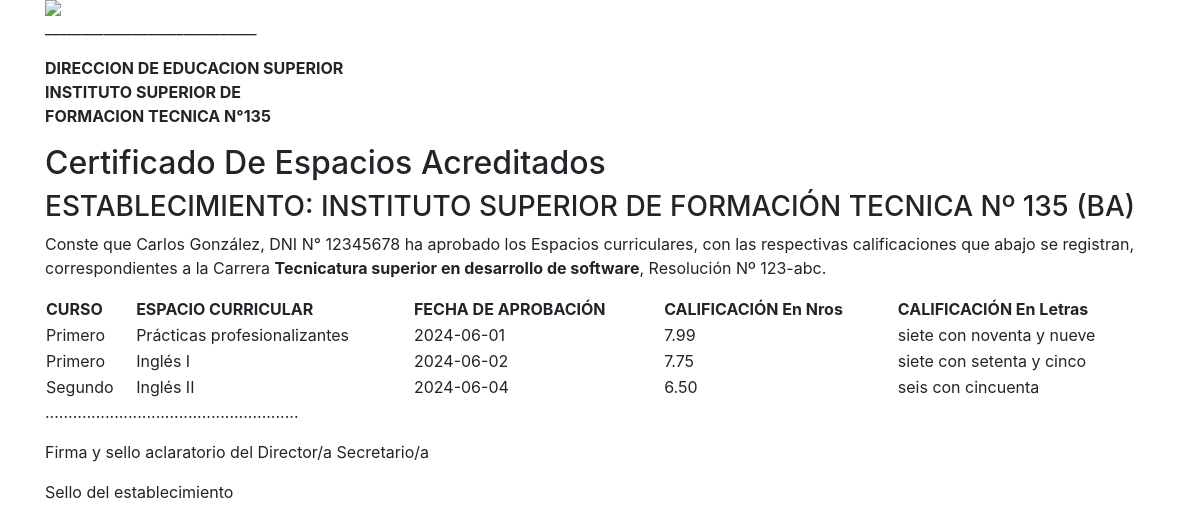
Page /certificados/Cert_Espacios_Acreditados.php (signed in) on the earlier database version.
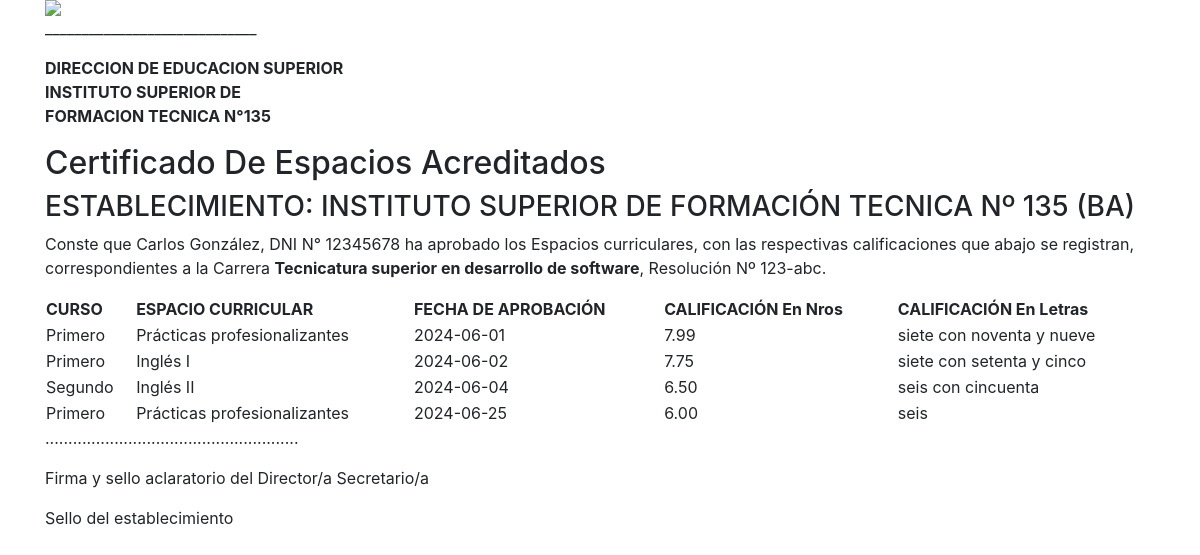
Same page on the later database version.
### tables this page shows
CREATE TABLE `finales` (
  `id_final` int(11) NOT NULL,
  `id_estudiante` int(11) NOT NULL,
  `id_tecnicatura` int(11) NOT NULL,
  `id_materia` int(11) NOT NULL,
  `fecha` date NOT NULL,
  `nota` decimal(5,2) NOT NULL
);

CREATE TABLE `materias` (
  `id_Materia` int(11) NOT NULL,
  `Materia` varchar(30) NOT NULL,
  `IdTec` int(11) NOT NULL,
  `AnioCursada` varchar(15) NOT NULL,
  `Estado` tinyint(4) NOT NULL DEFAULT 1,
  `IdCorrelativas` int(11) DEFAULT NULL,
  `FechaMod` timestamp NOT NULL DEFAULT current_timestamp()
);

### sesion.php (called while the page is built, shortened)
<?php
function getIdEstudiante() {
    return isset($_SESSION['id_estudiante']) ? $_SESSION['id_estudiante'] : null;
}
?>

### certificados/Cert_Espacios_Acreditados.php (the view, shortened to what the changed rows need)
<?php
include("../sesion.php");
include '../sql/conexion.php';
$id_estudiante = getIdEstudiante();
$id_tecnicatura = null;
$sql_tecnicatura = "
    SELECT id_Tecnicatura
    FROM estudiante_tecnicatura
    WHERE id_estudiante = $id_estudiante
";
if ($resultado_tecnicatura = $mysqli->query($sql_tecnicatura)) {
    if ($fila_tecnicatura = $resultado_tecnicatura->fetch_assoc()) {
        $id_tecnicatura = $fila_tecnicatura['id_Tecnicatura'];
    }
} else {
    echo "Error en la consulta de tecnicatura: " . $mysqli->error;
}
$resultados = array();
$sql = "
    SELECT
        e.nombre,
        e.apellido,
        e.dni_numero,
        m.AnioCursada AS AnioCurso,
        m.Materia,
        f.fecha,
        f.nota,
        t.nombreTec AS tecnicatura,
        t.Resolucion AS resolucion
    FROM
        estudiantes e
    JOIN
        estudiante_tecnicatura et ON e.id_estudiante = et.id_estudiante
    JOIN
        materias m ON et.id_Tecnicatura = m.IdTec
    JOIN
        finales f ON f.id_estudiante = e.id_estudiante
        AND f.id_tecnicatura = m.IdTec AND f.id_materia = m.id_Materia
    JOIN
        tecnicaturas t ON t.id_Tecnicatura = et.id_Tecnicatura
    WHERE
        e.id_estudiante = $id_estudiante AND et.id_Tecnicatura = $id_tecnicatura
";
if ($resultado = $mysqli->query($sql)) {
    while ($fila = $resultado->fetch_assoc()) {
        $notaTexto = convertirNumeroATexto($fila['nota']);
        $resultados[] = array(
            'AnioCurso' => $fila['AnioCurso'],
            'Materia' => $fila['Materia'],
            'fecha' => $fila['fecha'],
            'nota' => $fila['nota'],
            'notaTexto' => $notaTexto
        );
    }
} else {
    echo "Error en la consulta: " . $mysqli->error;
}
function convertirNumeroATexto($nota) {
    $numeros = array(
        'cero', 'uno', 'dos', 'tres', 'cuatro', 'cinco',
        'seis', 'siete', 'ocho', 'nueve', 'diez', 'once',
        'doce', 'trece', 'catorce', 'quince', 'dieciséis',
        'diecisiete', 'dieciocho', 'diecinueve'
    );
    $decenas = array(
        2 => 'veinte', 3 => 'treinta', 4 => 'cuarenta',
        5 => 'cincuenta', 6 => 'sesenta', 7 => 'setenta',
        8 => 'ochenta', 9 => 'noventa'
    );
    $partes = explode('.', $nota);
    $entero = intval($partes[0]);
    $decimal = isset($partes[1]) ? str_pad($partes[1], 2, '0', STR_PAD_RIGHT) : '00';
    $texto = isset($numeros[$entero]) ? $numeros[$entero] : 'número no soportado';
    if ($decimal === '00') {
        return $texto;
    }
    $decena = intval($decimal[0]);
    $unidad = intval($decimal[1]);
    if ($decena === 0) {
        $texto .= ' con ' . $numeros[$unidad];
    } elseif ($decena === 1) {
        $texto .= ' con ' . $numeros[10 + $unidad];
    } elseif ($decena >= 2) {
        $texto .= ' con ' . $decenas[$decena];
        if ($unidad > 0) {
            $texto .= ($decena == 2 && $unidad == 1 ? 'i' : ' y ') . $numeros[$unidad];
        }
    }
    return $texto;
}
?>
<!DOCTYPE HTML PUBLIC "-//W3C//DTD HTML 4.01 Transitional//EN" "http://www.w3.org/TR/html4/loose.dtd">
<html>
<head>
    <link rel="stylesheet" href="/sitmdm/css/bootstrap.css">
</head>
<body>
<div class="container">
    <div class="header">
        <h2>Certificado De Espacios Acreditados</h2>
    </div>
    <div class="datatable">
        <div class="tabla-contenedor">
            <table id="tablaDatos" class="display" style="width:100%">
                <thead>
                    <tr>
                        <th>CURSO</th>
                        <th>ESPACIO CURRICULAR</th>
                        <th>FECHA DE APROBACIÓN</th>
                        <th>CALIFICACIÓN En Nros</th>
                        <th>CALIFICACIÓN En Letras</th>
                    </tr>
                </thead>
                <tbody>
                    <?php foreach ($resultados as $fila): ?>
                        <tr>
                            <td><?php echo htmlspecialchars($fila['AnioCurso']); ?></td>
                            <td><?php echo htmlspecialchars($fila['Materia']); ?></td>
                            <td><?php echo htmlspecialchars($fila['fecha']); ?></td>
                            <td><?php echo htmlspecialchars($fila['nota']); ?></td>
                            <td><?php echo htmlspecialchars($fila['notaTexto']); ?></td>
                        </tr>
                    <?php endforeach; ?>
                </tbody>
            </table>
        </div>
    </div>
</div>
</body>
</html>

Differences in the rows shown:
now on this page (row edited): finales: id_materia.AnioCursada "Primero", id_materia.Materia "Prácticas profesionalizantes", fecha "2024-06-25", nota "6.00", notaTexto "seis"
